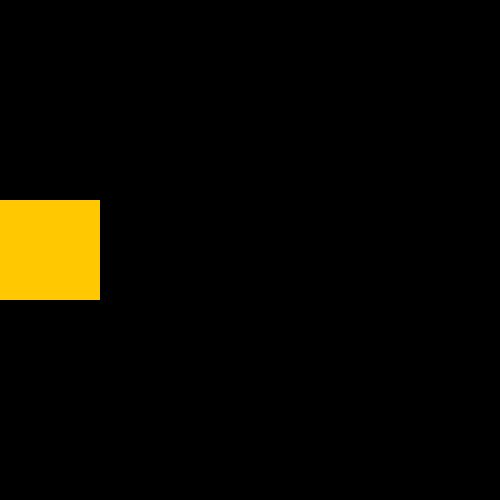
Frame 1 (no input)
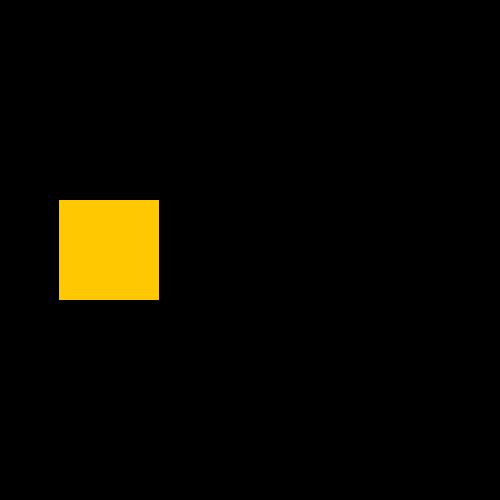
Frame 60 (the mouse pressed at the canvas centre just before this capture)
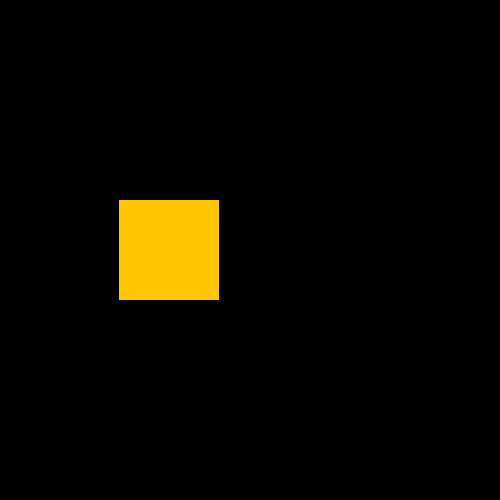
Frame 120 (the mouse held since frame 60 and released just before this capture)

The Processing sketch that drew these frames (run headless with seeded random() and noise(); from frame 60 on, the mouse is pressed at the canvas centre):

// Processing sketch: ex2_2
// ── ex2_2.pde
int i;

void setup ()
  {
  size(500,500); 
  i=0;
  }
  
  void draw()
  {
    background(0);
        
      noStroke();
    
    fill(255,200,0);
    rect(i++,200,100,100);
    if (i ==500) i=0;
    frameRate(500);
  }
